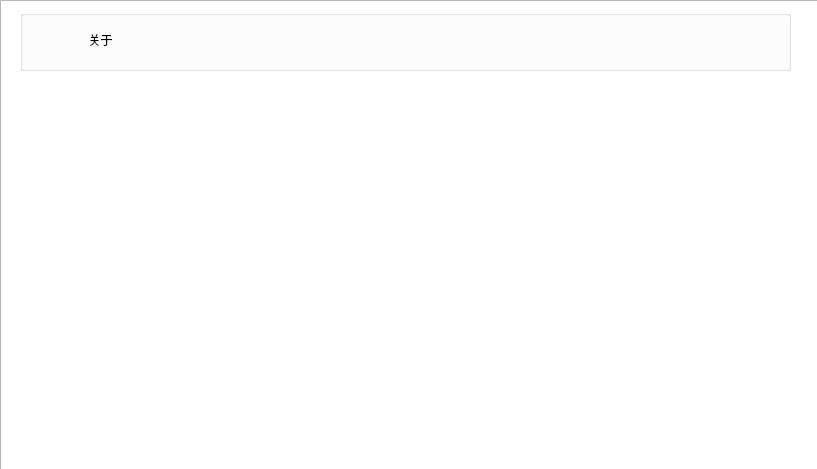
<?xml version="1.0" encoding="UTF-8"?>
<ui version="4.0">
 <class>MainWindow</class>
 <widget class="QMainWindow" name="MainWindow">
  <property name="geometry">
   <rect>
    <x>0</x>
    <y>0</y>
    <width>817</width>
    <height>469</height>
   </rect>
  </property>
  <property name="windowTitle">
   <string>MainWindow</string>
  </property>
  <widget class="QWidget" name="centralwidget">
   <property name="minimumSize">
    <size>
     <width>817</width>
     <height>469</height>
    </size>
   </property>
   <property name="maximumSize">
    <size>
     <width>817</width>
     <height>469</height>
    </size>
   </property>
   <widget class="QGroupBox" name="groupBox">
    <property name="geometry">
     <rect>
      <x>20</x>
      <y>10</y>
      <width>771</width>
      <height>61</height>
     </rect>
    </property>
    <property name="title">
     <string/>
    </property>
    <widget class="QToolButton" name="toolButton_2">
     <property name="geometry">
      <rect>
       <x>10</x>
       <y>10</y>
       <width>141</width>
       <height>40</height>
      </rect>
     </property>
     <property name="minimumSize">
      <size>
       <width>141</width>
       <height>40</height>
      </size>
     </property>
     <property name="maximumSize">
      <size>
       <width>0</width>
       <height>0</height>
      </size>
     </property>
     <property name="text">
      <string>关于</string>
     </property>
     <property name="icon">
      <iconset>
       <normaloff>../image/Hbicon.ico</normaloff>../image/Hbicon.ico</iconset>
     </property>
     <property name="iconSize">
      <size>
       <width>32</width>
       <height>32</height>
      </size>
     </property>
     <property name="autoRepeat">
      <bool>false</bool>
     </property>
     <property name="autoExclusive">
      <bool>false</bool>
     </property>
     <property name="popupMode">
      <enum>QToolButton::DelayedPopup</enum>
     </property>
     <property name="toolButtonStyle">
      <enum>Qt::ToolButtonTextBesideIcon</enum>
     </property>
     <property name="autoRaise">
      <bool>true</bool>
     </property>
     <property name="arrowType">
      <enum>Qt::NoArrow</enum>
     </property>
    </widget>
   </widget>
   <widget class="QListView" name="listView">
    <property name="geometry">
     <rect>
      <x>0</x>
      <y>0</y>
      <width>821</width>
      <height>471</height>
     </rect>
    </property>
    <property name="minimumSize">
     <size>
      <width>821</width>
      <height>471</height>
     </size>
    </property>
    <property name="maximumSize">
     <size>
      <width>821</width>
      <height>471</height>
     </size>
    </property>
    <property name="layoutDirection">
     <enum>Qt::LeftToRight</enum>
    </property>
    <property name="autoFillBackground">
     <bool>false</bool>
    </property>
    <property name="styleSheet">
     <string notr="true">background-image: url(:/MainBg.png)</string>
    </property>
   </widget>
   <widget class="QListView" name="listView_2">
    <property name="geometry">
     <rect>
      <x>0</x>
      <y>0</y>
      <width>821</width>
      <height>471</height>
     </rect>
    </property>
    <property name="minimumSize">
     <size>
      <width>821</width>
      <height>471</height>
     </size>
    </property>
    <property name="maximumSize">
     <size>
      <width>821</width>
      <height>471</height>
     </size>
    </property>
    <property name="styleSheet">
     <string notr="true">background-color: rgba(0, 0, 0, .3);</string>
    </property>
   </widget>
   <zorder>listView</zorder>
   <zorder>listView_2</zorder>
   <zorder>groupBox</zorder>
  </widget>
  <action name="actionxinjian">
   <property name="text">
    <string>xinjian</string>
   </property>
  </action>
 </widget>
 <resources>
  <include location="../image/imgconfig.qrc"/>
 </resources>
 <connections/>
</ui>
